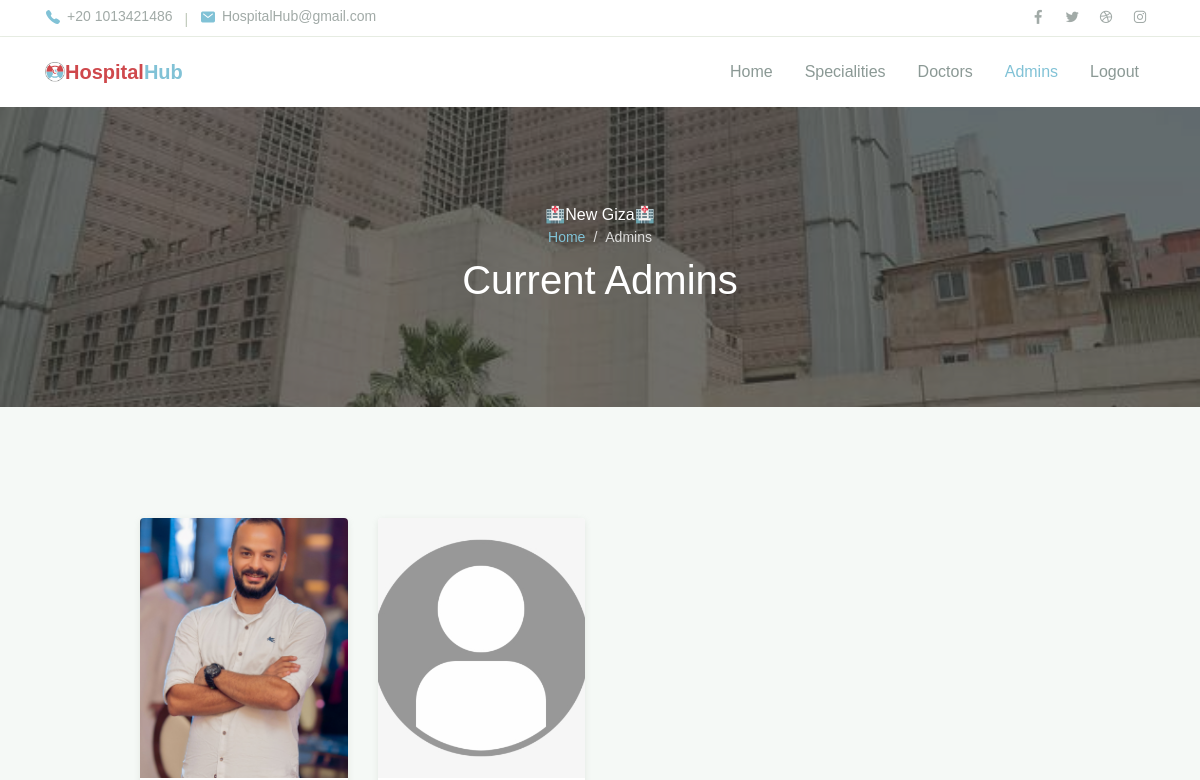
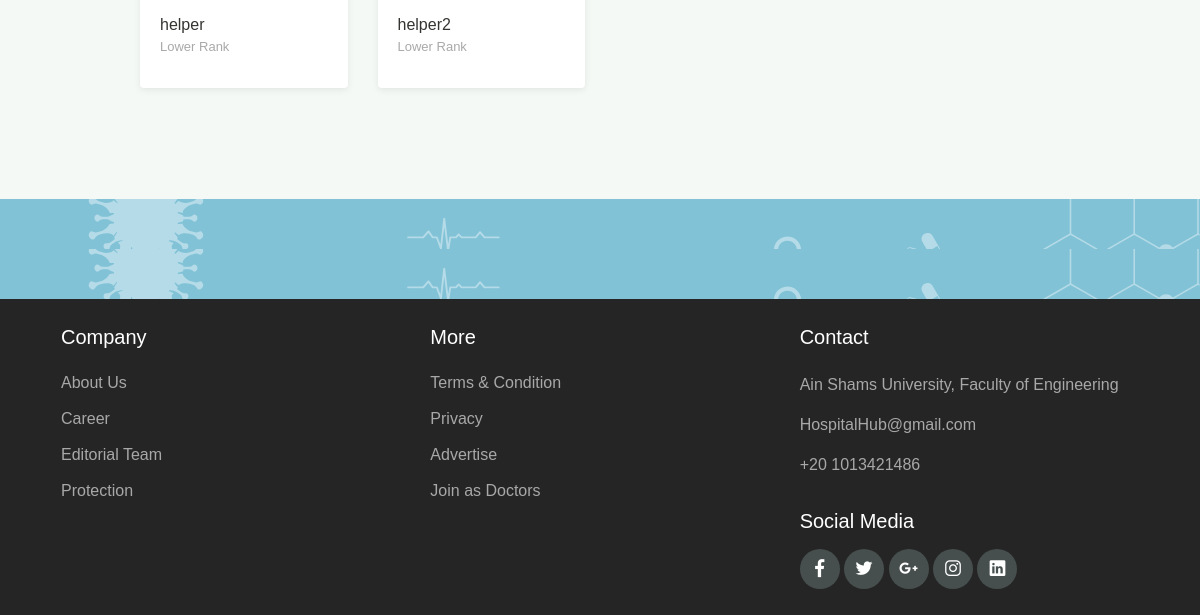
The page /hospital_hub/admin/admins (signed in) on the database as committed earlier (2 pictures, top to bottom).
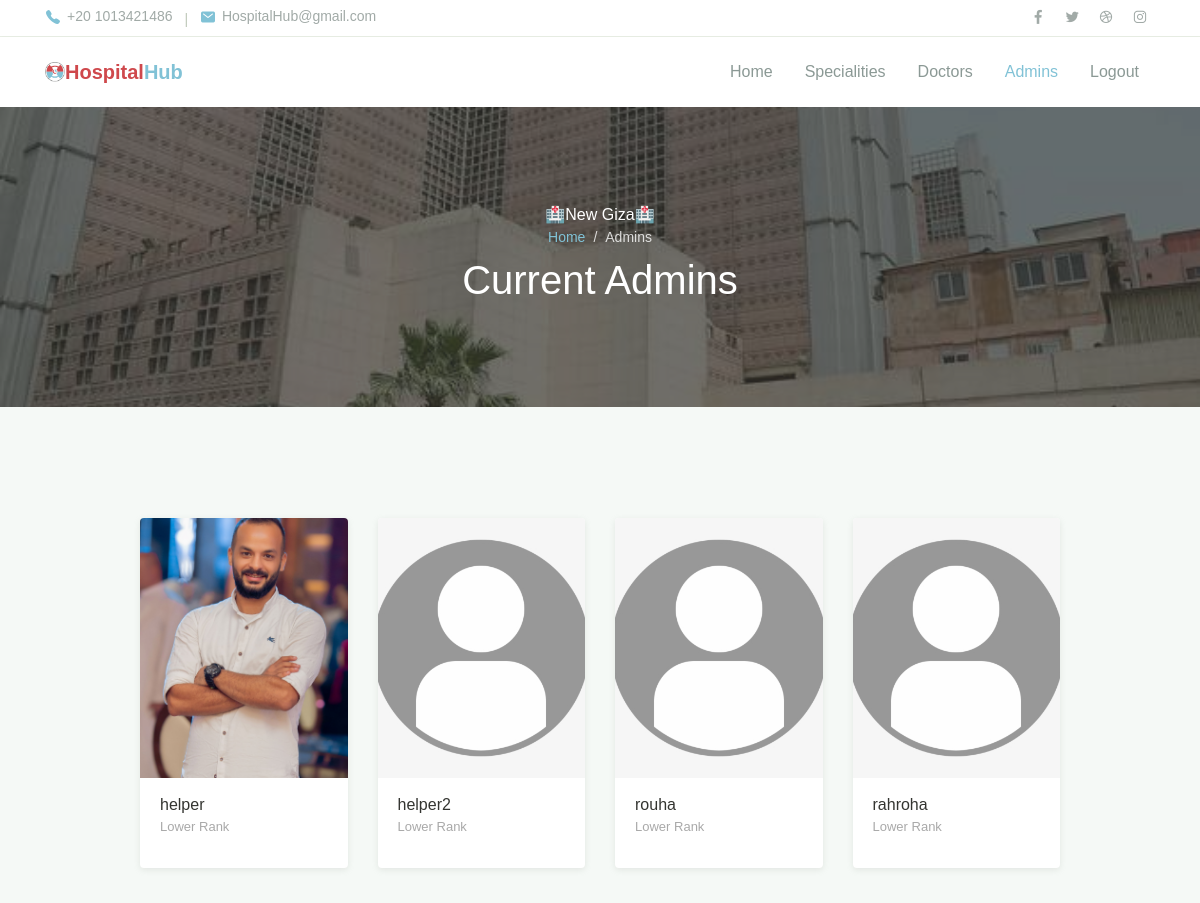
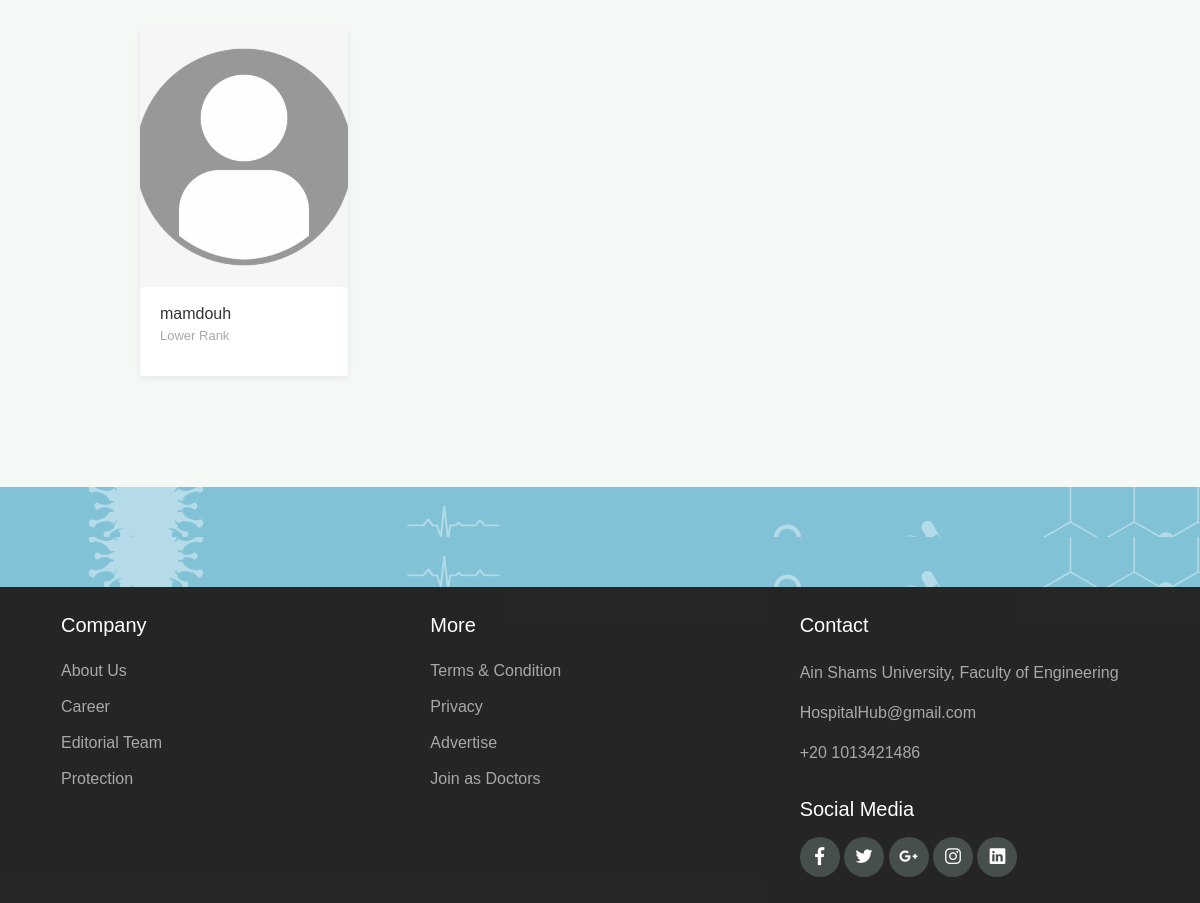
The same page on the database as committed later (2 pictures, top to bottom).
### hospital_hub/models.py (models this page shows, shortened)
class Hospital(models.Model):
    name            =models.CharField(max_length=100)
    city            = models.ForeignKey(City,on_delete=models.PROTECT,null=True)
    specialities    = models.ManyToManyField(Speciality)
    image           = models.ImageField(upload_to = "media/",null=True, default=None,blank=True)

class Admin(models.Model):
    my_account= models.ForeignKey(User,on_delete= models.CASCADE,related_name="my_admin")
    hospital= models.ForeignKey(Hospital, on_delete=models.CASCADE,related_name="my_admins")

class User(AbstractBaseUser):
    username    = models.CharField(max_length=255, unique=True) # unique checks existance with respect to save function
    email       = models.EmailField(verbose_name = 'email address',max_length = 255,unique = True,)
    full_name   = models.CharField(max_length=255, blank=True, null=True)
    phone_number= models.IntegerField()
    city        = models.ForeignKey(City,on_delete=models.PROTECT,null=True)
    owner       = models.BooleanField(default= False) # can login
    admin       = models.BooleanField(default= False) # staff user non superuser
    doctor      = models.BooleanField(default=False) # superuser
    patient     = models.BooleanField(default=False) # superuser
    staff       = models.BooleanField(default=False) # necessary
    created_at  = models.DateTimeField(null=True)
    image       = models.ImageField(upload_to = "media/", default=None)
    USERNAME_FIELD = 'username' #username
    EMAIL_FIELD = 'email' #Email
    REQUIRED_FIELDS = ['email','full_name','phone_number']
    objects = UserManager()
    def save(self, *args, **kwargs):
        try:
            im = Image.open(self.image)
            if len(im.fp.read())>1000000:
                im = im.convert('RGB')
                im = ImageOps.exif_transpose(im)
                im_io = BytesIO()
                im.save(im_io, 'JPEG', quality=60)
                new_image = File(im_io, name=self.image.name)
                self.image = new_image
        except:
            pass
        super().save(*args, **kwargs)

### hospital_hub/views.py (the view, shortened to what this page needs)
# urls.py: path('admin/admins',views.Admin.ViewAdmins,name='admin_view_admins'),
    def ViewAdmins(request):
        hospital=request.user.my_admin.first().hospital
        admins=AdminModel.objects.filter(hospital=hospital)
        lower_admins=[]
        higher_admins=[]
        for admin in admins:
            if admin.id<request.user.my_admin.first().id:
                higher_admins.append([admin,admin.my_account])
            elif admin.id>request.user.my_admin.first().id:
                lower_admins.append([admin,admin.my_account])
        return render(request, "hospital_hub/Admin/view_admins.html",{
            "hospital_name":hospital.name,
                "lower_admins":lower_admins,
                "higher_admins":higher_admins,
                })

### hospital_hub/templates/hospital_hub/Admin/view_admins.html (shortened to what this page needs)
{%extends 'hospital_hub/Admin/admin_layout.html'%}
{%load static%}
{%block body%}
<header>
    <nav class="navbar navbar-expand-lg navbar-light shadow-sm">
        <div class="container">
            <img src="{%static 'hospital_hub/assets/img/logo2.png'%}" alt="" style="width:20px;">
            <a style="color:#81C2D6" class="navbar-brand" href="#"><span class="text-primary2">Hospital</span>Hub </a>
            <div class="collapse navbar-collapse" id="navbarSupport">
                <ul class="navbar-nav ml-auto">
                    <li class="nav-item ">
                        <a class="nav-link" href="{%url 'admin_home'%}">Home</a>
                    </li>
                       <li class="nav-item">
                            <a class="nav-link" href="{%url 'view_specialities'%}">Specialities</a>
                        </li>
                    <li class="nav-item">
                        <a class="nav-link " href="{%url 'admin_view_doctors'%}">Doctors</a>
                    </li>
                    <li class="nav-item active">
                        <a class="nav-link" href="{%url 'admin_view_admins'%}">Admins</a>
                    </li>
                    <li class="nav-item">
                        <a class="nav-link" href="{%url 'admin_logout'%}">Logout</a>
                    </li>
                </ul>
            </div>
        </div>
    </nav>
</header>
<div class="page-banner overlay-dark bg-image"
     style="background-image: url(../../../../static/hospital_hub/assets/img/bg_image_1.jpg)">
    <div class="banner-section">
        <div class="container text-center wow fadeInUp">
            <span class="subhead">🏥{{hospital_name}}🏥</span>
            <nav aria-label="Breadcrumb">
                <ol class="breadcrumb breadcrumb-dark bg-transparent justify-content-center py-0 mb-2">
                    <li class="breadcrumb-item"><a href="{%url 'admin_home'%}">Home</a></li>
                    <li class="breadcrumb-item active" aria-current="page">
                        Admins
                    </li>
                </ol>
            </nav>
            <h1 class="font-weight-normal">
                {%if speciality%}{{speciality}}{%else%}Current Admins{%endif%}
            </h1>
        </div>
    </div>
</div>
<div class="page-section bg-light">
    <div class="container">
        <div class="row justify-content-center">
            <div class="col-lg-10">
                <div class="row">
                    {% for admin, account in lower_admins %}
                        <div class="col-md-6 col-lg-3 py-3 wow zoomIn">
                            <div class="card-doctor">
                                <div class="header">
                                    {% if account.image %}
                                    <img src="{{account.image.url}}" alt="" height="260" style="object-fit: cover;">
                                    {% else %}
                                    <img src="{%static 'hospital_hub/assets/img/no_profile_img.png' %}" alt="" height="260" style="object-fit: cover;">
                                    {% endif %}
                                </div>
                                <div class="body">
                                    <p class="text-x2 mb-0" style="text-align:left;">
                                        {{account.username}}
                                    </p>
                                    <p  style="text-align:left; color:darkgray; font-size:small">
                                        Lower Rank
                                    </p>
                                </div>
                            </div>
                        </div>
                        {%endfor%}
                </div>
            </div>
        </div>
    </div>
</div>
<div class="page-section banner-home bg-image" style="background-image: url(../assets/img/banner-pattern.svg)">
    <div class="container py-5 py-lg-0">
        <div class="row align-items-center">
            <div class="col-lg-12 wow zoomIn">
            </div>
        </div>
    </div>
</div>
{%endblock%}

### hospital_hub/templates/hospital_hub/Admin/admin_layout.html (shortened to what this page needs)
{%load static%}
<!DOCTYPE html>
<html lang="en">
<head>
    <link rel="stylesheet" href={%static 'hospital_hub/assets/css/maicons.css' %}>
    <link rel="stylesheet" href={%static 'hospital_hub/assets/css/bootstrap.css' %}>
    <link rel="stylesheet" href={%static 'hospital_hub/assets/vendor/owl-carousel/css/owl.carousel.css' %}>
    <link rel="stylesheet" href={%static 'hospital_hub/assets/vendor/animate/animate.css' %}>
    <link rel="stylesheet" href={%static 'hospital_hub/assets/css/theme.css' %}>
</head>
<body>
    <header>
        <div class="topbar">
            <div class="container">
                <div class="row">
                    <div class="col-sm-8 text-sm">
                        <div class="site-info">
                            <a href="#"><span class="mai-call text-primary"></span> +20 1013421486</a>
                            <span class="divider">|</span>
                            <a href="#"><span class="mai-mail text-primary"></span> HospitalHub@gmail.com</a>
                        </div>
                    </div>
                    <div class="col-sm-4 text-right text-sm">
                        <div class="social-mini-button">
                            <a href="#"><span class="mai-logo-facebook-f"></span></a>
                            <a href="#"><span class="mai-logo-twitter"></span></a>
                            <a href="#"><span class="mai-logo-dribbble"></span></a>
                            <a href="#"><span class="mai-logo-instagram"></span></a>
                        </div>
                    </div>
                </div>
            </div>
        </div>
</header>
    {% block body%}
    {%endblock%}
    <div class="page-section banner-home bg-image" style="background-image: url(../../../static/hospital_hub/assets/img/banner-pattern.svg);">
        <div class="container py-5 py-lg-0">
            <div class="row align-items-center">
                <div class="col-lg-12 wow zoomIn">
                </div>
            </div>
        </div>
    </div>
    <footer class="page-footer">
        <div class="container">
            <div class="row px-md-3">
                <div class="col-sm-6 col-lg-4 py-3">
                    <h5>Company</h5>
                    <ul class="footer-menu">
                        <li><a href="#">About Us</a></li>
                        <li><a href="#">Career</a></li>
                        <li><a href="#">Editorial Team</a></li>
                        <li><a href="#">Protection</a></li>
                    </ul>
                </div>
                <div class="col-sm-6 col-lg-4 py-3">
                    <h5>More</h5>
                    <ul class="footer-menu">
                        <li><a href="#">Terms & Condition</a></li>
                        <li><a href="#">Privacy</a></li>
                        <li><a href="#">Advertise</a></li>
                        <li><a href="#">Join as Doctors</a></li>
                    </ul>
                </div>
                <div class="col-sm-6 col-lg-4 py-3">
                    <h5>Contact</h5>
                    <p class="footer-link mt-2">Ain Shams University, Faculty of Engineering</p>
                    <a href="#" class="footer-link">HospitalHub@gmail.com</a>
                    <br>
                    <a href="#" class="footer-link">+20 1013421486</a>
                    <h5 class="mt-3">Social Media</h5>
                    <div class="footer-sosmed mt-3">
                        <a href="#" target="_blank"><span class="mai-logo-facebook-f"></span></a>
                        <a href="#" target="_blank"><span class="mai-logo-twitter"></span></a>
                        <a href="#" target="_blank"><span class="mai-logo-google-plus-g"></span></a>
                        <a href="#" target="_blank"><span class="mai-logo-instagram"></span></a>
                        <a href="#" target="_blank"><span class="mai-logo-linkedin"></span></a>
                    </div>
                </div>
            </div>
        </div>
    </footer>
</body>
</html>

### hospital_hub/static/hospital_hub/assets/css/theme.css (style rules this page uses)
:root { --primary: #81C2D6; --accent: #FF3D85; --secondary: #4E5AFE; --warning: #EED818; --info: #05B4E1; --danger: #FF4943; --success: #96C93D; --dark: #343531; --light: #F5F9F6; --cs: #596261; --grey: #6E807A; }
body { font-family: "Source Sans Pro", sans-serif; line-height: 1.5; color: #343531; }
a { color: #07be94; text-decoration: none; background-color: transparent; }
.text-sm { font-size: 14px !important; }
.bg-light { background-color: #F5F9F6 !important; }
.text-primary { color: #81C2D6 !important; }
.text-primary2 { color: #CF484C !important; }
.topbar { border-bottom: 1px solid #E8EEE4; }
.topbar .row { align-items: center; min-height: 36px; }
.topbar .site-info a { display: inline-flex; align-items: center; color: #A1AAA7; }
.topbar .site-info a span { font-size: 16px; margin-right: 6px; }
.topbar .site-info .divider { margin-left: 8px; margin-right: 8px; color: #BEC8B8; }
.topbar .social-mini-button a { display: inline-block; padding: 4px 8px; color: #A1AAA7; }
.breadcrumb { background-color: #f8f9fa; }
.breadcrumb-dark .breadcrumb-item a { color: #81C2D6; }
.breadcrumb-dark .breadcrumb-item + .breadcrumb-item::before { display: inline-block; padding-right: 0.5rem; color: rgba(255, 255, 255, 0.8); content: "/"; }
.breadcrumb-dark .breadcrumb-item.active { color: rgba(255, 255, 255, 0.8); }
.navbar { min-height: 70px; }
.navbar-brand { color:green; font-weight: 600; padding-top: 10px; padding-bottom: 10px; }
.navbar-nav { margin-top: 10px; border-top: 1px solid #E8EEE4; flex-shrink: 0; }
.navbar-nav .nav-link { transition: all .2s ease; }
.navbar-light .navbar-nav .nav-link { color: rgba(110, 128, 122, 0.8); }
.navbar-light .navbar-nav .show > .nav-link, .navbar-light .navbar-nav .active > .nav-link, .navbar-light .navbar-nav .nav-link.show, .navbar-light .navbar-nav .nav-link.active { font-weight: 500; color: #81C2D6; }
@media (min-width: 992px) { .navbar-expand-lg .navbar-nav { margin-top: 0; border-top: none; } }
@media (min-width: 992px) { .navbar-expand-lg .navbar-nav .nav-link { padding-right: 16px; padding-left: 16px; } }
@media (min-width: 992px) { .navbar-expand-lg .navbar-nav { align-items: center; } }
.bg-image { position: relative; background-position: center center; background-size: cover; background-repeat: no-repeat; }
.bg-image > * { position: relative; z-index: 10; }
.page-section { position: relative; padding-top: 80px; padding-bottom: 80px; overflow: hidden; }
.page-banner { position: relative; height: 300px; z-index: 10; }
.page-hero.overlay-dark::before, .page-banner.overlay-dark::before { content: ""; position: absolute; top: 0; left: 0; width: 100%; height: 100%; background: rgba(52, 53, 49, 0.7); z-index: 1; }
.page-banner .breadcrumb-item, .page-banner .breadcrumb-item a { font-size: 14px; }
.hero-section, .banner-section { position: relative; display: -ms-flexbox; display: flex; -ms-flex-align: center; align-items: center; -ms-flex-pack: center; justify-content: center; height: 100%; color: #ffffff; z-index: 10; }
.card-doctor { display: block; margin: 15px auto; width: 100%; max-width: 240px; background-color: #fff; border-radius: 4px; box-shadow: 0 2px 6px rgba(154, 159, 151, 0.2); overflow: hidden; }
.card-doctor .header { position: relative; width: 100%; height: 260px; overflow: hidden; }
.card-doctor .header::before { content: ''; position: absolute; top: 0; left: 0; width: 100%; height: 100%; background-color: rgba(52, 53, 49, 0.36); opacity: 0; transition: opacity .2s linear; }
.card-doctor .header img { width: 100%; }
.card-doctor .body { padding: 15px 20px; }
.banner-home { padding: 0; background-color: #81C2D6; color: #fff; height: 50px; }
.page-footer { position: relative; display: block; padding-top: 10px; padding-bottom: 10px; background-color: black; opacity: 85%; color: #fff; }
.page-footer h5 { font-weight: 500; margin-bottom: 16px; }
.footer-menu { position: relative; list-style: none; padding-left: 0; }
.footer-menu a, .footer-link { display: inline-block; padding-top: 6px; padding-bottom: 6px; color: rgba(255, 255, 255, 0.6); transition: all .2s ease; }
.footer-link { padding: 0; margin-bottom: 16px; }
.footer-sosmed a { display: inline-block; width: 40px; height: 40px; line-height: 42px; border-radius: 50%; text-align: center; font-size: 18px; background-color: #26312F; color: #ffff; transition: all .2s ease; }

Rows that differ between the two databases and show on the page:
added Admin: username "rouha"
added Admin: username "rahroha"
added Admin: username "mamdouh"
